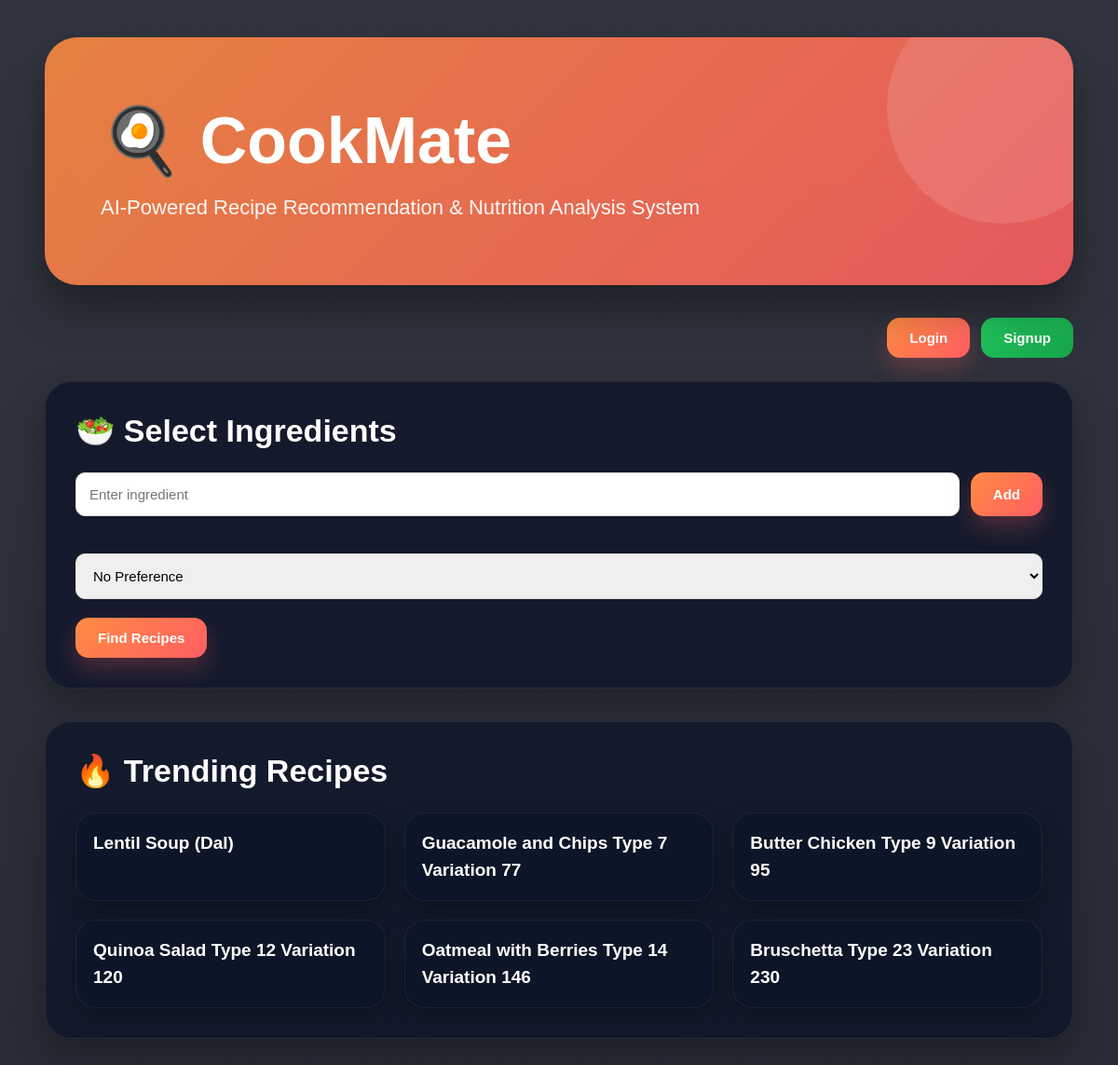
The page / on the database its author committed.
### recipes/models.py (models this page shows, shortened)
class Recipe(models.Model):
    name = models.CharField(max_length=200)
    ingredients = models.ManyToManyField(Ingredient)
    instructions = models.TextField()
    cooking_time = models.IntegerField()
    difficulty = models.CharField(max_length=50)
    cuisine = models.CharField(
    max_length=100,
    null=True,
    blank=True)
    image = models.ImageField(upload_to='recipe_images/', null=True, blank=True)
    user = models.ForeignKey(User, on_delete=models.CASCADE, null=True, blank=True)
    popularity_score = models.IntegerField(default=0)

### recipes/views.py (the view, shortened to what this page needs)
# urls.py: path('', views.home, name='home'),
def home(request):
    recommended_recipes = []
    recent_searches = []
    shopping_list = []
    favorite_recipe_ids = []
    trending_recipes = Recipe.objects.order_by(
        '-popularity_score'
    )[:6]
    return render(request, 'home.html', {
        'recommended_recipes': recommended_recipes,
        'recent_searches': recent_searches,
        'shopping_list': shopping_list,
        'favorite_recipe_ids': favorite_recipe_ids,
        'trending_recipes': trending_recipes
    })

### recipes/templates/home.html (shortened to what this page needs)
<!DOCTYPE html>
<html lang="en">
<head>
</head>
<body>
<div class="container">
    <div class="header">
        <h1>
            🍳 CookMate
        </h1>
        <p>
            AI-Powered Recipe Recommendation
            & Nutrition Analysis System
        </p>
    </div>
    <div class="top-bar">
        <div class="top-right">
            {% if user.is_authenticated %}
            <a
                href="/add-recipe/"
                class="btn btn-secondary"
            >
                + Add Recipe
            </a>
            <a
                href="/favorites/"
                class="btn btn-primary"
            >
                Favorites
            </a>
            <form
                method="POST"
                action="{% url 'logout' %}"
            >
                {% csrf_token %}
                <button
                    type="submit"
                    class="btn btn-primary"
                >
                    Logout
                </button>
            </form>
            {% else %}
            <a
                href="/accounts/login/"
                class="btn btn-primary"
            >
                Login
            </a>
            <a
                href="/signup/"
                class="btn btn-secondary"
            >
                Signup
            </a>
            {% endif %}
        </div>
    </div>
    <div class="card">
        <h2>🥗 Select Ingredients</h2>
        <form
            method="POST"
            onsubmit="prepareIngredients()"
        >
            <div class="ingredient-box">
                <input
                    type="text"
                    id="ingredientInput"
                    placeholder="Enter ingredient"
                >
                <button
                    type="button"
                    class="btn btn-primary"
                    onclick="addIngredient()"
                >
                    Add
                </button>
            </div>
            <select name="health_goal">
                <option value="none">
                    No Preference
                </option>
            </select>
            <button
                type="submit"
                class="btn btn-primary"
            >
                Find Recipes
            </button>
        </form>
    </div>
    {% if trending_recipes %}
    <div class="card">
        <h2>🔥 Trending Recipes</h2>
        <div class="trending-grid">
            {% for recipe in trending_recipes %}
            <div class="trend-card">
                <h4>{{ recipe.name }}</h4>
            </div>
            {% endfor %}
        </div>
    </div>
    {% endif %}
</div>
</body>
</html>

### recipes/templates/home.html (style rules this page uses)
* { margin:0; padding:0; box-sizing:border-box; }
body { font-family:'Poppins',sans-serif; background: linear-gradient( rgba(4,8,20,0.82), rgba(4,8,20,0.86) ), url('https://images.unsplash.com/photo-1498837167922-ddd27525d352?q=80&w=1800&auto=format&fit=crop'); background-size:cover; background-position:center; background-attachment:fixed; color:white; }
.container { width:92%; max-width:1450px; margin:auto; padding:40px 0; }
.header { position:relative; background: linear-gradient( 135deg, rgba(255,140,66,0.88), rgba(255,94,98,0.88) ); padding:70px 60px; border-radius:35px; margin-bottom:35px; overflow:hidden; box-shadow: 0 25px 45px rgba(0,0,0,0.35); backdrop-filter:blur(12px); transition:0.4s ease; }
.header::before { content:''; position:absolute; top:-50px; right:-50px; width:250px; height:250px; background: rgba(255,255,255,0.12); border-radius:50%; }
.header h1 { font-size:70px; margin-bottom:18px; font-weight:700; position:relative; z-index:2; }
.header p { font-size:22px; opacity:0.95; position:relative; z-index:2; }
.top-bar { display:flex; justify-content:space-between; align-items:center; margin-bottom:25px; flex-wrap:wrap; gap:15px; }
.top-right { display:flex; gap:12px; align-items:center; }
.btn { padding:13px 24px; border:none; border-radius:14px; cursor:pointer; text-decoration:none; font-size:15px; font-weight:600; transition:0.35s ease; display:inline-flex; align-items:center; justify-content:center; gap:10px; }
.btn-primary { background: linear-gradient( 135deg, #ff8c42, #ff5e62 ); color:white; box-shadow: 0 12px 25px rgba(255,94,98,0.25); }
.btn-secondary { background: linear-gradient( 135deg, #22c55e, #16a34a ); color:white; }
.card { background: rgba(15,23,42,0.82); backdrop-filter:blur(14px); border-radius:28px; padding:32px; margin-bottom:35px; border:1px solid rgba(255,255,255,0.08); box-shadow: 0 15px 35px rgba(0,0,0,0.28); transition:0.4s ease; }
.card h2 { margin-bottom:25px; color:white; font-size:34px; }
.ingredient-box { display:flex; gap:12px; margin-bottom:20px; }
.ingredient-box input { flex:1; padding:14px; border-radius:10px; border:1px solid #ddd; font-size:15px; }
select { width:100%; padding:14px; border-radius:10px; border:1px solid #ddd; margin-bottom:20px; font-size:15px; }
.trending-grid { display:grid; grid-template-columns:repeat( auto-fit, minmax(250px,1fr) ); gap:20px; }
.trend-card { background: rgba(15,23,42,0.92); border-radius:22px; overflow:hidden; border:1px solid rgba(255,255,255,0.06); box-shadow: 0 12px 30px rgba(0,0,0,0.28); transition:0.4s ease; }
.trend-card h4 { padding:18px; font-size:19px; color:white; font-weight:600; line-height:1.5; }

### rows shown on the page
Recipe: name "Lentil Soup (Dal)"
Recipe: name "Guacamole and Chips Type 7 Variation 77"
Recipe: name "Butter Chicken Type 9 Variation 95"
Recipe: name "Quinoa Salad Type 12 Variation 120"
Recipe: name "Oatmeal with Berries Type 14 Variation 146"
Recipe: name "Bruschetta Type 23 Variation 230"
